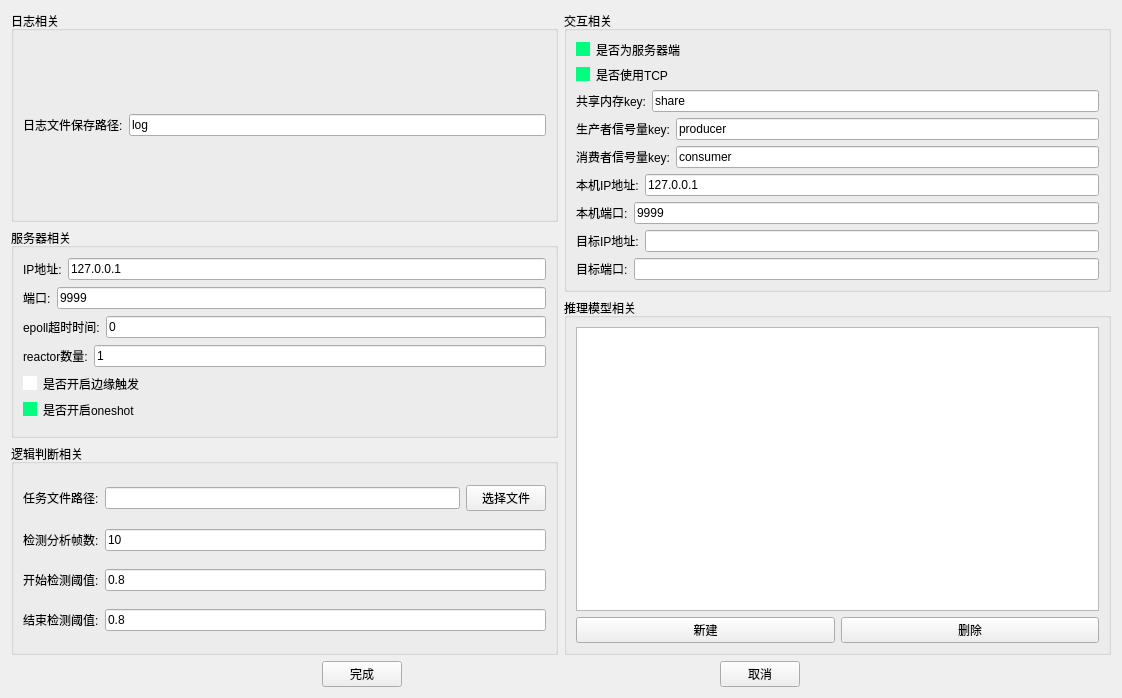
<?xml version="1.0" encoding="UTF-8"?>
<ui version="4.0">
 <class>hzd::ConfigPage</class>
 <widget class="QWidget" name="hzd::ConfigPage">
  <property name="windowModality">
   <enum>Qt::WindowModal</enum>
  </property>
  <property name="geometry">
   <rect>
    <x>0</x>
    <y>0</y>
    <width>1122</width>
    <height>698</height>
   </rect>
  </property>
  <property name="windowTitle">
   <string>ConfigPage</string>
  </property>
  <property name="styleSheet">
   <string notr="true">background-color:rgb(50,50,50);
color:white;
font-size:20px;

QLineEdit {
background-color:white;
color:rgb(26,26,26);
}
QCheckBox { 
    background-color: transparent; 
} 

QCheckBox::indicator:unchecked { 
    background-color: #FFFFFF; 
} 
 
QCheckBox::indicator:checked { 
    background-color: rgb(0, 255, 127); 
} 
 
QCheckBox::indicator:checked:hover { 
    background-color: rgb(170, 255, 0); 
} </string>
  </property>
  <layout class="QVBoxLayout" name="verticalLayout_8">
   <item>
    <layout class="QHBoxLayout" name="horizontalLayout_14">
     <item>
      <layout class="QVBoxLayout" name="verticalLayout_7">
       <item>
        <widget class="QGroupBox" name="groupBox">
         <property name="title">
          <string>日志相关</string>
         </property>
         <layout class="QVBoxLayout" name="verticalLayout_5">
          <item>
           <layout class="QHBoxLayout" name="horizontalLayout">
            <item>
             <widget class="QLabel" name="label">
              <property name="text">
               <string>日志文件保存路径:</string>
              </property>
             </widget>
            </item>
            <item>
             <widget class="QLineEdit" name="lineEdit">
              <property name="text">
               <string>log</string>
              </property>
              <property name="placeholderText">
               <string>log</string>
              </property>
             </widget>
            </item>
           </layout>
          </item>
         </layout>
        </widget>
       </item>
       <item>
        <widget class="QGroupBox" name="groupBox_2">
         <property name="title">
          <string>服务器相关</string>
         </property>
         <layout class="QVBoxLayout" name="verticalLayout">
          <item>
           <layout class="QHBoxLayout" name="horizontalLayout_2">
            <item>
             <widget class="QLabel" name="label_2">
              <property name="text">
               <string>IP地址:</string>
              </property>
             </widget>
            </item>
            <item>
             <widget class="QLineEdit" name="lineEdit_2">
              <property name="text">
               <string>127.0.0.1</string>
              </property>
              <property name="placeholderText">
               <string>127.0.0.1</string>
              </property>
             </widget>
            </item>
           </layout>
          </item>
          <item>
           <layout class="QHBoxLayout" name="horizontalLayout_3">
            <item>
             <widget class="QLabel" name="label_3">
              <property name="text">
               <string>端口:</string>
              </property>
             </widget>
            </item>
            <item>
             <widget class="QLineEdit" name="lineEdit_3">
              <property name="text">
               <string>9999</string>
              </property>
              <property name="placeholderText">
               <string>9999</string>
              </property>
             </widget>
            </item>
           </layout>
          </item>
          <item>
           <layout class="QHBoxLayout" name="horizontalLayout_4">
            <item>
             <widget class="QLabel" name="label_4">
              <property name="text">
               <string>epoll超时时间:</string>
              </property>
             </widget>
            </item>
            <item>
             <widget class="QLineEdit" name="lineEdit_4">
              <property name="text">
               <string>0</string>
              </property>
              <property name="placeholderText">
               <string>0</string>
              </property>
             </widget>
            </item>
           </layout>
          </item>
          <item>
           <layout class="QHBoxLayout" name="horizontalLayout_5">
            <item>
             <widget class="QLabel" name="label_5">
              <property name="text">
               <string>reactor数量:</string>
              </property>
             </widget>
            </item>
            <item>
             <widget class="QLineEdit" name="lineEdit_5">
              <property name="text">
               <string>1</string>
              </property>
              <property name="placeholderText">
               <string>1</string>
              </property>
             </widget>
            </item>
           </layout>
          </item>
          <item>
           <widget class="QCheckBox" name="checkBox">
            <property name="text">
             <string>是否开启边缘触发</string>
            </property>
            <property name="checked">
             <bool>false</bool>
            </property>
            <property name="tristate">
             <bool>false</bool>
            </property>
           </widget>
          </item>
          <item>
           <widget class="QCheckBox" name="checkBox_2">
            <property name="text">
             <string>是否开启oneshot</string>
            </property>
            <property name="checked">
             <bool>true</bool>
            </property>
           </widget>
          </item>
         </layout>
        </widget>
       </item>
       <item>
        <widget class="QGroupBox" name="groupBox_5">
         <property name="title">
          <string>逻辑判断相关</string>
         </property>
         <layout class="QVBoxLayout" name="verticalLayout_2">
          <item>
           <layout class="QHBoxLayout" name="horizontalLayout_21">
            <item>
             <widget class="QLabel" name="label_21">
              <property name="text">
               <string>任务文件路径:</string>
              </property>
             </widget>
            </item>
            <item>
             <widget class="QLineEdit" name="lineEdit_20"/>
            </item>
            <item>
             <widget class="QPushButton" name="pushButton_3">
              <property name="text">
               <string>选择文件</string>
              </property>
             </widget>
            </item>
           </layout>
          </item>
          <item>
           <layout class="QHBoxLayout" name="horizontalLayout_22">
            <item>
             <widget class="QLabel" name="label_22">
              <property name="text">
               <string>检测分析帧数:</string>
              </property>
             </widget>
            </item>
            <item>
             <widget class="QLineEdit" name="lineEdit_21">
              <property name="text">
               <string>10</string>
              </property>
              <property name="placeholderText">
               <string>10</string>
              </property>
             </widget>
            </item>
           </layout>
          </item>
          <item>
           <layout class="QHBoxLayout" name="horizontalLayout_23">
            <item>
             <widget class="QLabel" name="label_23">
              <property name="text">
               <string>开始检测阈值:</string>
              </property>
             </widget>
            </item>
            <item>
             <widget class="QLineEdit" name="lineEdit_22">
              <property name="text">
               <string>0.8</string>
              </property>
              <property name="placeholderText">
               <string>0.8</string>
              </property>
             </widget>
            </item>
           </layout>
          </item>
          <item>
           <layout class="QHBoxLayout" name="horizontalLayout_24">
            <item>
             <widget class="QLabel" name="label_24">
              <property name="text">
               <string>结束检测阈值:</string>
              </property>
             </widget>
            </item>
            <item>
             <widget class="QLineEdit" name="lineEdit_23">
              <property name="text">
               <string>0.8</string>
              </property>
              <property name="placeholderText">
               <string>0.8</string>
              </property>
             </widget>
            </item>
           </layout>
          </item>
         </layout>
        </widget>
       </item>
      </layout>
     </item>
     <item>
      <layout class="QVBoxLayout" name="verticalLayout_6">
       <item>
        <widget class="QGroupBox" name="groupBox_3">
         <property name="title">
          <string>交互相关</string>
         </property>
         <layout class="QVBoxLayout" name="verticalLayout_3">
          <item>
           <widget class="QCheckBox" name="checkBox_3">
            <property name="text">
             <string>是否为服务器端</string>
            </property>
            <property name="checked">
             <bool>true</bool>
            </property>
           </widget>
          </item>
          <item>
           <widget class="QCheckBox" name="checkBox_4">
            <property name="text">
             <string>是否使用TCP</string>
            </property>
            <property name="checked">
             <bool>true</bool>
            </property>
           </widget>
          </item>
          <item>
           <layout class="QHBoxLayout" name="horizontalLayout_6">
            <item>
             <widget class="QLabel" name="label_6">
              <property name="text">
               <string>共享内存key:</string>
              </property>
             </widget>
            </item>
            <item>
             <widget class="QLineEdit" name="lineEdit_6">
              <property name="text">
               <string>share</string>
              </property>
              <property name="placeholderText">
               <string>share</string>
              </property>
             </widget>
            </item>
           </layout>
          </item>
          <item>
           <layout class="QHBoxLayout" name="horizontalLayout_7">
            <item>
             <widget class="QLabel" name="label_7">
              <property name="text">
               <string>生产者信号量key:</string>
              </property>
             </widget>
            </item>
            <item>
             <widget class="QLineEdit" name="lineEdit_7">
              <property name="text">
               <string>producer</string>
              </property>
              <property name="placeholderText">
               <string>producer</string>
              </property>
             </widget>
            </item>
           </layout>
          </item>
          <item>
           <layout class="QHBoxLayout" name="horizontalLayout_8">
            <item>
             <widget class="QLabel" name="label_8">
              <property name="text">
               <string>消费者信号量key:</string>
              </property>
             </widget>
            </item>
            <item>
             <widget class="QLineEdit" name="lineEdit_8">
              <property name="text">
               <string>consumer</string>
              </property>
              <property name="placeholderText">
               <string>consumer</string>
              </property>
             </widget>
            </item>
           </layout>
          </item>
          <item>
           <layout class="QHBoxLayout" name="horizontalLayout_9">
            <item>
             <widget class="QLabel" name="label_9">
              <property name="text">
               <string>本机IP地址:</string>
              </property>
             </widget>
            </item>
            <item>
             <widget class="QLineEdit" name="lineEdit_9">
              <property name="text">
               <string>127.0.0.1</string>
              </property>
              <property name="placeholderText">
               <string>127.0.0.1</string>
              </property>
             </widget>
            </item>
           </layout>
          </item>
          <item>
           <layout class="QHBoxLayout" name="horizontalLayout_10">
            <item>
             <widget class="QLabel" name="label_10">
              <property name="text">
               <string>本机端口:</string>
              </property>
             </widget>
            </item>
            <item>
             <widget class="QLineEdit" name="lineEdit_10">
              <property name="text">
               <string>9999</string>
              </property>
              <property name="placeholderText">
               <string>9999</string>
              </property>
             </widget>
            </item>
           </layout>
          </item>
          <item>
           <layout class="QHBoxLayout" name="horizontalLayout_11">
            <item>
             <widget class="QLabel" name="label_11">
              <property name="text">
               <string>目标IP地址:</string>
              </property>
             </widget>
            </item>
            <item>
             <widget class="QLineEdit" name="lineEdit_11"/>
            </item>
           </layout>
          </item>
          <item>
           <layout class="QHBoxLayout" name="horizontalLayout_12">
            <item>
             <widget class="QLabel" name="label_12">
              <property name="text">
               <string>目标端口:</string>
              </property>
             </widget>
            </item>
            <item>
             <widget class="QLineEdit" name="lineEdit_12"/>
            </item>
           </layout>
          </item>
         </layout>
        </widget>
       </item>
       <item>
        <widget class="QGroupBox" name="groupBox_4">
         <property name="title">
          <string>推理模型相关</string>
         </property>
         <layout class="QVBoxLayout" name="verticalLayout_4">
          <item>
           <widget class="QListWidget" name="listWidget"/>
          </item>
          <item>
           <layout class="QHBoxLayout" name="horizontalLayout_13">
            <item>
             <widget class="QPushButton" name="pushButton">
              <property name="text">
               <string>新建</string>
              </property>
             </widget>
            </item>
            <item>
             <widget class="QPushButton" name="pushButton_2">
              <property name="text">
               <string>删除</string>
              </property>
             </widget>
            </item>
           </layout>
          </item>
         </layout>
        </widget>
       </item>
      </layout>
     </item>
    </layout>
   </item>
   <item>
    <layout class="QHBoxLayout" name="horizontalLayout_15">
     <item>
      <spacer name="horizontalSpacer">
       <property name="orientation">
        <enum>Qt::Horizontal</enum>
       </property>
       <property name="sizeHint" stdset="0">
        <size>
         <width>40</width>
         <height>20</height>
        </size>
       </property>
      </spacer>
     </item>
     <item>
      <widget class="QPushButton" name="pushButton_4">
       <property name="text">
        <string>完成</string>
       </property>
      </widget>
     </item>
     <item>
      <spacer name="horizontalSpacer_2">
       <property name="orientation">
        <enum>Qt::Horizontal</enum>
       </property>
       <property name="sizeHint" stdset="0">
        <size>
         <width>40</width>
         <height>20</height>
        </size>
       </property>
      </spacer>
     </item>
     <item>
      <widget class="QPushButton" name="pushButton_5">
       <property name="text">
        <string>取消</string>
       </property>
      </widget>
     </item>
     <item>
      <spacer name="horizontalSpacer_3">
       <property name="orientation">
        <enum>Qt::Horizontal</enum>
       </property>
       <property name="sizeHint" stdset="0">
        <size>
         <width>40</width>
         <height>20</height>
        </size>
       </property>
      </spacer>
     </item>
    </layout>
   </item>
  </layout>
 </widget>
 <resources/>
 <connections/>
</ui>
